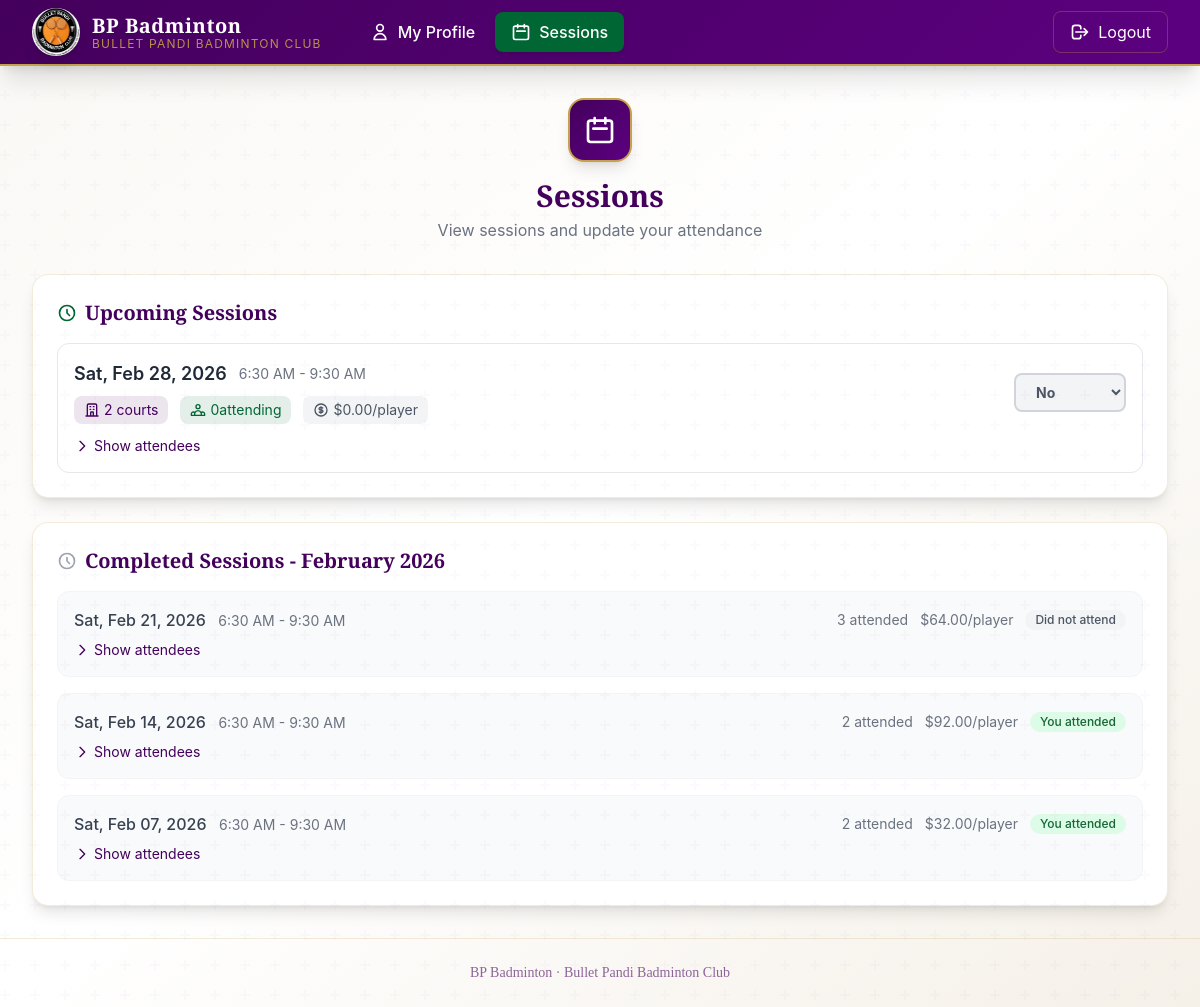
/player/sessions (signed in), run on the app's committed database.
### models.py (models this page shows, shortened)
class Session(db.Model):
    __tablename__ = 'sessions'
    id = db.Column(db.Integer, primary_key=True)
    date = db.Column(db.Date, nullable=False)
    birdie_cost = db.Column(db.Float, nullable=False, default=0)
    notes = db.Column(db.Text)
    is_archived = db.Column(db.Boolean, default=False)
    created_by = db.Column(db.Integer, db.ForeignKey('players.id'), nullable=True)
    created_at = db.Column(db.DateTime, default=datetime.utcnow)
    updated_by = db.Column(db.Integer, db.ForeignKey('players.id'), nullable=True)
    updated_at = db.Column(db.DateTime, default=datetime.utcnow, onupdate=datetime.utcnow)
    attendances = db.relationship('Attendance', backref='session', lazy='dynamic', cascade='all, delete-orphan')
    courts = db.relationship('Court', backref='session', lazy='dynamic', cascade='all, delete-orphan', order_by='Court.id')
    def get_attendee_count(self):
        return self.attendances.filter_by(status='YES').count()
    def get_court_count(self):
        return self.courts.count()
    def get_total_cost(self):
        return sum(court.cost for court in self.courts.all())
    def get_time_range(self):
        court_list = self.courts.all()
        if not court_list:
            return "No courts", "No courts"
        start_times = [c.start_time for c in court_list]
        end_times = [c.end_time for c in court_list]
        return min(start_times), max(end_times)
    def get_cost_per_player(self):
        attendee_count = self.get_attendee_count()
        if attendee_count == 0:
            return 0
        court_cost_per_player = self.get_total_cost() / attendee_count
        return round(court_cost_per_player + self.birdie_cost, 2)

class Court(db.Model):
    __tablename__ = 'courts'
    id = db.Column(db.Integer, primary_key=True)
    session_id = db.Column(db.Integer, db.ForeignKey('sessions.id'), nullable=False)
    name = db.Column(db.String(50), default='Court')  # e.g., "Court 1", "Court A"
    start_time = db.Column(db.String(20), nullable=False)  # "6:30 AM"
    end_time = db.Column(db.String(20), nullable=False)    # "9:30 AM"
    cost = db.Column(db.Float, nullable=False, default=0)
    created_by = db.Column(db.Integer, db.ForeignKey('players.id'), nullable=True)
    created_at = db.Column(db.DateTime, default=datetime.utcnow)
    updated_by = db.Column(db.Integer, db.ForeignKey('players.id'), nullable=True)
    updated_at = db.Column(db.DateTime, default=datetime.utcnow, onupdate=datetime.utcnow)

### app.py (the view)
@app.route('/player/sessions')
@login_required
def player_sessions():
    if session.get('user_type') != 'player':
        return redirect(url_for('sessions'))
    player_id = session.get('player_id')
    player = Player.query.get_or_404(player_id)
    upcoming_sessions = Session.query.filter(Session.date >= date.today()).order_by(Session.date.asc()).all()
    today = date.today()
    first_of_month = today.replace(day=1)
    past_sessions = Session.query.filter(
        Session.date >= first_of_month,
        Session.date < today
    ).order_by(Session.date.desc()).all()
    attendance_map = {}
    for att in Attendance.query.filter_by(player_id=player_id).all():
        attendance_map[att.session_id] = att.status
    all_players = Player.query.order_by(Player.name).all()
    all_sessions = upcoming_sessions + past_sessions
    session_attendance = {}  # {session_id: {player_id: status}}
    for sess in all_sessions:
        session_attendance[sess.id] = {}
        for att in sess.attendances.all():
            session_attendance[sess.id][att.player_id] = att.status
    for sess in all_sessions:
        if sess.id not in attendance_map:
            attendance = Attendance(player_id=player_id, session_id=sess.id, status='NO')
            db.session.add(attendance)
            attendance_map[sess.id] = 'NO'
            session_attendance[sess.id][player_id] = 'NO'
    db.session.commit()
    return render_template('player_sessions.html',
                         player=player,
                         upcoming_sessions=upcoming_sessions,
                         past_sessions=past_sessions,
                         attendance_map=attendance_map,
                         all_players=all_players,
                         session_attendance=session_attendance,
                         current_month=today.strftime('%B %Y'))

### templates/player_sessions.html (shortened to what this page needs)
{% extends "base.html" %}
{% block content %}
<div class="max-w-6xl mx-auto">
    <div class="text-center mb-8">
        <div class="inline-flex items-center justify-center w-16 h-16 gradient-primary rounded-2xl shadow-lg mb-4 border-2 border-wimbledon-gold">
            <svg class="w-8 h-8 text-white" fill="none" stroke="currentColor" viewBox="0 0 24 24">
                <path stroke-linecap="round" stroke-linejoin="round" stroke-width="2" d="M8 7V3m8 4V3m-9 8h10M5 21h14a2 2 0 002-2V7a2 2 0 00-2-2H5a2 2 0 00-2 2v12a2 2 0 002 2z"></path>
            </svg>
        </div>
        <h1 class="text-3xl font-serif font-bold text-wimbledon-purple">Sessions</h1>
        <p class="text-gray-500 mt-1">View sessions and update your attendance</p>
    </div>
    <div class="bg-white rounded-2xl shadow-lg p-6 border border-wimbledon-gold/20 mb-6">
        <h2 class="text-xl font-serif font-bold text-wimbledon-purple mb-4 flex items-center">
            <svg class="w-5 h-5 mr-2 text-wimbledon-green" fill="none" stroke="currentColor" viewBox="0 0 24 24">
                <path stroke-linecap="round" stroke-linejoin="round" stroke-width="2" d="M12 8v4l3 3m6-3a9 9 0 11-18 0 9 9 0 0118 0z"></path>
            </svg>
            Upcoming Sessions
        </h2>
        {% if upcoming_sessions %}
        <div class="space-y-6">
            {% for sess in upcoming_sessions %}
            <div class="border border-gray-200 rounded-xl p-4 hover:border-wimbledon-green/50 transition-all" x-data="{ status: '{{ attendance_map.get(sess.id, 'NO') }}', showPlayers: false }">
                <div class="flex flex-col lg:flex-row lg:items-center lg:justify-between gap-4">
                    <div class="flex-1">
                        {% set start_time, end_time = sess.get_time_range() %}
                        <div class="flex items-center gap-3 mb-2">
                            <span class="text-lg font-semibold text-gray-800">{{ sess.date.strftime('%a, %b %d, %Y') }}</span>
                            <span class="text-sm text-gray-500">{{ start_time }} - {{ end_time }}</span>
                        </div>
                        <div class="flex flex-wrap gap-3 text-sm">
                            <span class="inline-flex items-center px-2.5 py-1 rounded-lg bg-wimbledon-purple/10 text-wimbledon-purple">
                                <svg class="w-4 h-4 mr-1" fill="none" stroke="currentColor" viewBox="0 0 24 24"><path stroke-linecap="round" stroke-linejoin="round" stroke-width="2" d="M19 21V5a2 2 0 00-2-2H7a2 2 0 00-2 2v16m14 0h2m-2 0h-5m-9 0H3m2 0h5M9 7h1m-1 4h1m4-4h1m-1 4h1m-5 10v-5a1 1 0 011-1h2a1 1 0 011 1v5m-4 0h4"></path></svg>
                                {{ sess.get_court_count() }} court{{ 's' if sess.get_court_count() > 1 else '' }}
                            </span>
                            <span class="inline-flex items-center px-2.5 py-1 rounded-lg bg-wimbledon-green/10 text-wimbledon-green">
                                <span id="count-{{ sess.id }}">{{ sess.get_attendee_count() }}</span> attending
                            </span>
                            <span class="inline-flex items-center px-2.5 py-1 rounded-lg bg-gray-100 text-gray-600">
                                $<span id="cost-value-{{ sess.id }}">{{ '%.2f'|format(sess.get_cost_per_player()) }}</span>/player
                            </span>
                        </div>
                    </div>
                    <div>
                        <select
                            @change="updateAttendance({{ sess.id }}, $event.target.value, $event.target)"
                            x-model="status"
                            :class="{
                                'bg-green-100 border-green-300 text-green-700': status === 'YES',
                                'bg-gray-100 border-gray-300 text-gray-600': status === 'NO',
                                'bg-yellow-100 border-yellow-300 text-yellow-700': status === 'TENTATIVE',
                                'bg-red-100 border-red-300 text-red-700': status === 'DROPOUT',
                                'bg-blue-100 border-blue-300 text-blue-700': status === 'FILLIN'
                            }"
                            class="px-4 py-2 rounded-lg font-bold text-sm border-2 cursor-pointer transition-all">
                            <option value="NO">No</option>
                        </select>
                    </div>
                </div>
                <button @click="showPlayers = !showPlayers" class="mt-3 text-sm text-wimbledon-purple hover:text-wimbledon-purple-light flex items-center gap-1">
                    <svg class="w-4 h-4 transition-transform" :class="showPlayers ? 'rotate-90' : ''" fill="none" stroke="currentColor" viewBox="0 0 24 24"><path stroke-linecap="round" stroke-linejoin="round" stroke-width="2" d="M9 5l7 7-7 7"></path></svg>
                    <span x-text="showPlayers ? 'Hide attendees' : 'Show attendees'"></span>
                </button>
            </div>
            {% endfor %}
        </div>
        {% else %}
        <p class="text-gray-500 text-center py-8">No upcoming sessions scheduled.</p>
        {% endif %}
    </div>
    <div class="bg-white rounded-2xl shadow-lg p-6 border border-wimbledon-gold/20">
        <h2 class="text-xl font-serif font-bold text-wimbledon-purple mb-4 flex items-center">
            <svg class="w-5 h-5 mr-2 text-gray-400" fill="none" stroke="currentColor" viewBox="0 0 24 24">
                <path stroke-linecap="round" stroke-linejoin="round" stroke-width="2" d="M12 8v4l3 3m6-3a9 9 0 11-18 0 9 9 0 0118 0z"></path>
            </svg>
            Completed Sessions - {{ current_month }}
        </h2>
        {% if past_sessions %}
        <div class="space-y-4">
            {% for sess in past_sessions %}
            {% set past_start, past_end = sess.get_time_range() %}
            <div class="border border-gray-100 rounded-xl p-4 bg-gray-50" x-data="{ showPlayers: false }">
                <div class="flex flex-col md:flex-row md:items-center md:justify-between gap-3">
                    <div>
                        <span class="font-medium text-gray-700">{{ sess.date.strftime('%a, %b %d, %Y') }}</span>
                        <span class="text-sm text-gray-500 ml-2">{{ past_start }} - {{ past_end }}</span>
                    </div>
                    <div class="flex items-center gap-3">
                        <span class="text-sm text-gray-500">{{ sess.get_attendee_count() }} attended</span>
                        <span class="text-sm text-gray-500">${{ '%.2f'|format(sess.get_cost_per_player()) }}/player</span>
                        {% set my_status = attendance_map.get(sess.id, 'NO') %}
                        {% if my_status == 'YES' %}
                        <span class="inline-flex items-center px-2.5 py-0.5 rounded-full text-xs font-medium bg-green-100 text-green-800">You attended</span>
                        {% elif my_status == 'TENTATIVE' %}
                        <span class="inline-flex items-center px-2.5 py-0.5 rounded-full text-xs font-medium bg-yellow-100 text-yellow-800">Tentative</span>
                        {% else %}
                        <span class="inline-flex items-center px-2.5 py-0.5 rounded-full text-xs font-medium bg-gray-100 text-gray-600">Did not attend</span>
                        {% endif %}
                    </div>
                </div>
                <button @click="showPlayers = !showPlayers" class="mt-2 text-sm text-wimbledon-purple hover:text-wimbledon-purple-light flex items-center gap-1">
                    <svg class="w-4 h-4 transition-transform" :class="showPlayers ? 'rotate-90' : ''" fill="none" stroke="currentColor" viewBox="0 0 24 24"><path stroke-linecap="round" stroke-linejoin="round" stroke-width="2" d="M9 5l7 7-7 7"></path></svg>
                    <span x-text="showPlayers ? 'Hide attendees' : 'Show attendees'"></span>
                </button>
            </div>
            {% endfor %}
        </div>
        {% else %}
        <p class="text-gray-500 text-center py-8">No completed sessions this month.</p>
        {% endif %}
    </div>
</div>
{% endblock %}

### data on the page
Court: start_time "6:30 AM", end_time "9:30 AM"
Court: start_time "6:30 AM", end_time "9:30 AM", get_cost_per_player "64.00"
Court: start_time "6:30 AM", end_time "9:30 AM", get_cost_per_player "92.00"
Court: start_time "6:30 AM", end_time "9:30 AM", get_cost_per_player "32.00"

### other printed values
{{ sess.date.strftime('%a, %b %d, %Y') }} "Sat, Feb 28, 2026"
{{ sess.get_court_count() }} "2"
{{ 's' if sess.get_court_count() > 1 else '' }} "s"
{{ sess.get_attendee_count() }} "0"
{{ '%.2f'|format(sess.get_cost_per_player()) }} "0.00"
{{ sess.date.strftime('%a, %b %d, %Y') }} "Sat, Feb 21, 2026"
{{ sess.get_attendee_count() }} "3"
{{ sess.date.strftime('%a, %b %d, %Y') }} "Sat, Feb 14, 2026"
{{ sess.get_attendee_count() }} "2"
{{ sess.date.strftime('%a, %b %d, %Y') }} "Sat, Feb 07, 2026"
